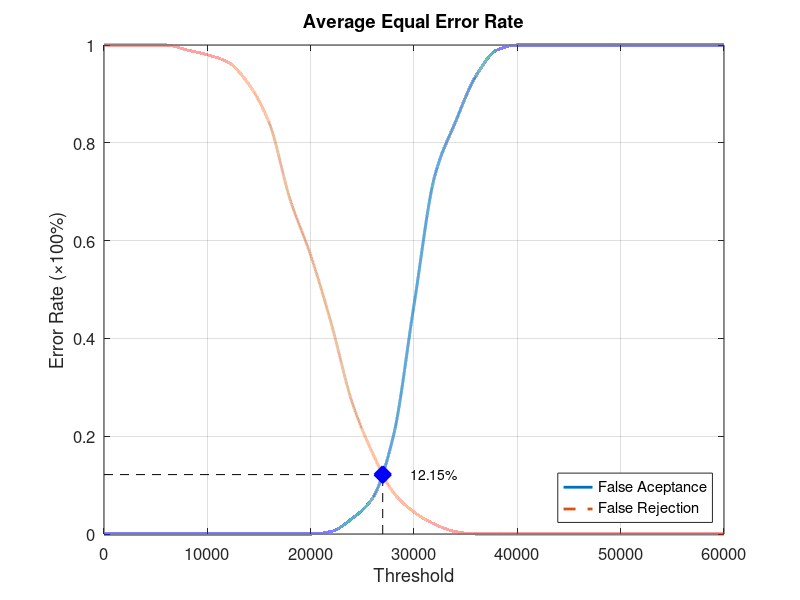
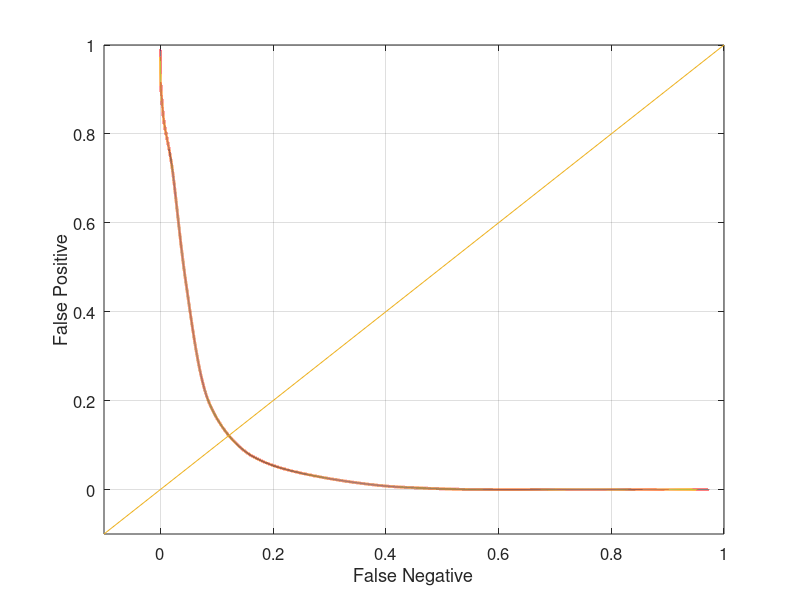

Write the MATLAB code that produced these figures, in order.
function yEER = Database2_4
close all;
clear;
clc;
x = 0:2000:60000;
xq = 0:0.5:60000;

y0 = [0 0 0 0 0 0 0 0 0 0 0 0.00526316 0.0315789 0.0736842 0.2 0.468421 0.731579 0.842105 0.936842 0.989474 1 1 1 1 1 1 1 1 1 1 1];
yy0 = interp1(x, y0, xq, 'pchip');
y1 = [1 1 1 1 0.99 0.98 0.965 0.92 0.84 0.685 0.57 0.43 0.27 0.165 0.085 0.045 0.02 0.005 0 0 0 0 0 0 0 0 0 0 0 0 0];
yy1 = interp1(x, y1, xq, 'pchip');

% Calculating EER: 
y2 = abs(y0 - y1);
find(y2 == min(y2))
yy2 = abs(yy0 - yy1);
xEER = find(yy2 == min(yy2));
xEERIndex = xq(xEER) % X-axis EER
yEER = yy0(xEER) % Y-axis EER

main = figure
plot(xq, yy0,'-','LineWidth', 2);	hold on
plot(xq, yy1,'--','LineWidth', 2);	hold on
plot([xEERIndex xEERIndex], [0 yEER], 'k--');	hold on
plot([0 xEERIndex], [yEER yEER], 'k--');	hold on
plot(xEERIndex, yEER, 'bx', 'LineWidth', 10);	hold on
text(xEERIndex + 10 * xEERIndex / 100, yEER, [num2str(round((10000 * yEER)) / 100) '%'])
legend('False Aceptance', 'False Rejection', 'Location', 'SouthEast')
xlabel('Threshold')
ylabel('Error Rate (\times100%)')
title('Average Equal Error Rate')
set(gca, 'FontSize', 12)
axis([0 60000 0 1])
grid on

print(main, 'Database2_4Main', '-dpng');
FNRxFPR = figure('Color', [1 1 1]);
plot(yy1, yy0, '-', yy1, yy0, 'LineWidth', 2);
hold on
y = -0.1:0.1:1
plot(y, y); 
set(gca, 'FontSize', 12)
xlabel('False Negative')
ylabel('False Positive')
axis([-0.1 1 -0.1 1])
set(gca, 'FontSize', 12)
grid on

print(FNRxFPR, 'Database2_4FNRxFPR','-dpng');
end
